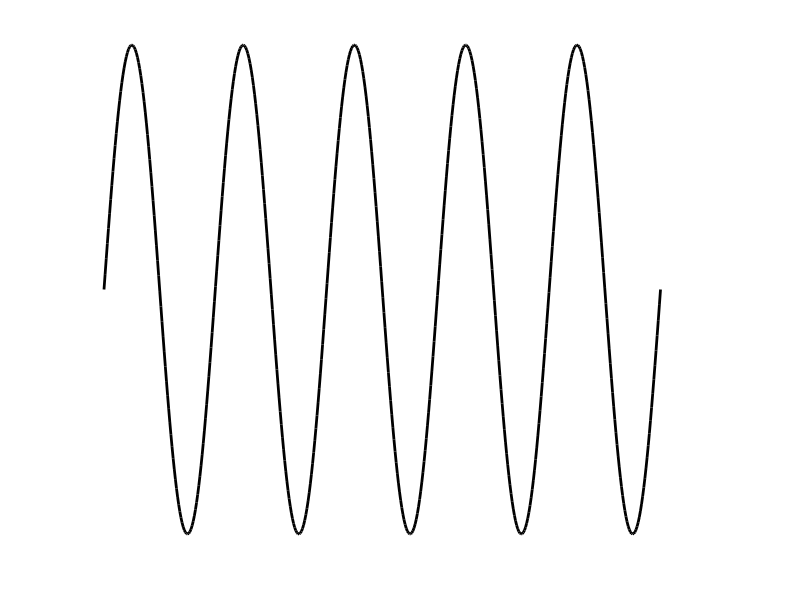

Reproduce this figure in MATLAB. (Note: this script raises an error after producing the figure.)
%% Creating curves that I use for figures in FISE


%% Sinusoid
%
% 100 samples per cycle
% 

nCycles = 5;
x = linspace(0, 2*pi*nCycles, 100*nCycles);
y = sin(x);
figure; plot(x, y, 'LineWidth', 2, 'Color','k');
axis off;
print('sine_wave.svg', '-dsvg');

%% Gabor
% See also
%  function [hFig, x, y] = fise_gaborWaveletSVG(varargin)


nCycles = 5;
nSD = 3.5; % 3.5 SDs ensures the envelope tapers smoothly to zero at edges
x = linspace(-nSD, nSD, 1000);

envelope = exp(-0.5 * x.^2);
carrier  = cos(2 * pi * (nCycles / (2 * nSD)) * x); % even-symmetric (cosine)
% carrier = sin(2 * pi * (nCycles / (2 * nSD)) * x); % odd-symmetric (sine)

y = envelope .* carrier;

ieFigure;
plot(x, y, 'LineWidth', 2, 'Color', 'k');
axis off;
% set(gcf, 'Color', 'none'); % Transparent background for Affinity
print('gabor_wavelet.svg', '-dsvg');

%% Wobbling sinusoid
%
% Notice that the FFT amplitude is reduced - and spread - by the
% wobbling phase
%

[~, ~, y1, phase1] = fise_sinusoidVaryingSVG('type','phaseMod',...
    'phaseMod',pi, ...
    'filename','sinusoid_varying.svg');
[~, ~, y2, phase2] = fise_sinusoidVaryingSVG('type','phaseMod',...
    'phaseMod',0, ...
    'filename','sinusoid_not_varying.svg');

y1 = abs(fft(y1)); mx = max(y1);
y2 = abs(fft(y2)); mx = max(max(y2),mx); 

ieFigure;
plot(y1/mx); hold on;
plot(y2/mx,'k');
set(gca,'xlim',[0 20]);
grid on;
xlabel('Frequency'); ylabel('Normalized amplitude');

%%
